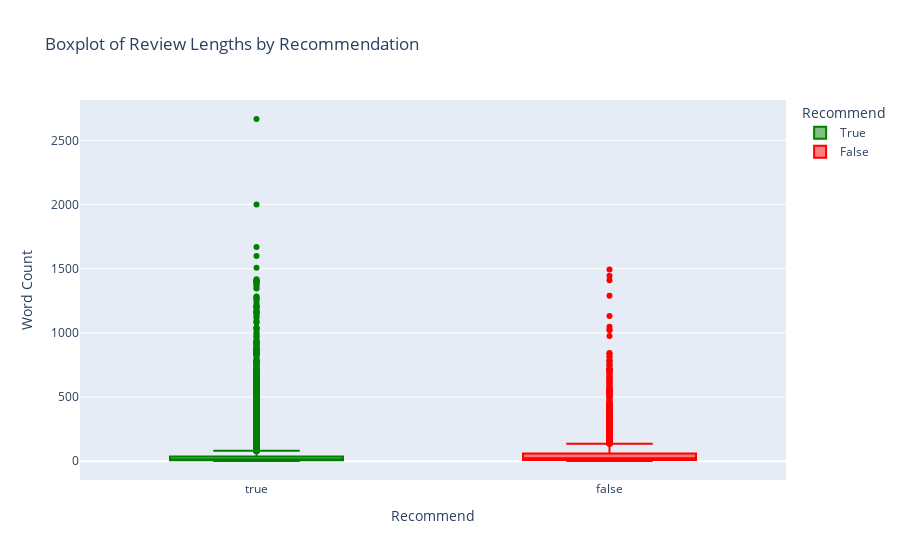

Notebook cell for this chart:
### Markdown cell above
#### Distribution of Recommendations

The first visualization shows that the majority of Steam reviews in our dataset are positive. Out of ~57,000 usable reviews, over 50,000 (≈88%) are marked as recommended, compared to the 12% that are negative.

This very large difference is consistent with known biases:

* Players are much more likely to recommend a game than not, following the trend of positivity biases for online ratings.  
* Any predictive model needs to account for class imbalance, because a naive model that always predicts “recommend” would already achieve high accuracy.

This means metrics like **balanced accuracy**, **precision/recall**, or **F1-score** will be more appropriate than raw accuracy.  
This plot also validates that our data cleaning worked, we do not see unexpected categories or missing values in the recommendation field.

### Code cell
# Boxplot of Review Lengths
fig3 = px.box(flat_reviews, x='recommend', y='review_length', color='recommend',
              title="Boxplot of Review Lengths by Recommendation",
              labels={'recommend': 'Recommend', 'review_length': 'Word Count'},
              color_discrete_map={True: 'green', False: 'red'})
fig3.show()

### Figure 1 — Plotly figure (JSON) as saved in the notebook; plotly's stock layout.template omitted (floating-point values rounded to 4 significant figures; data arrays with more than 128 entries replaced by an {"elided": "..."} marker saying what was removed)
{"data": [{"alignmentgroup": "True", "hovertemplate": "Recommend=%{x}<br>Word Count=%{y}<extra></extra>", "legendgroup": "True", "marker": {"color": "green"}, "name": "True", "notched": false, "offsetgroup": "True", "orientation": "v", "showlegend": true, "type": "box", "x": {"elided": "50738 bool values"}, "x0": " ", "xaxis": "x", "y": {"elided": "50738 int values"}, "y0": " ", "yaxis": "y"}, {"alignmentgroup": "True", "hovertemplate": "Recommend=%{x}<br>Word Count=%{y}<extra></extra>", "legendgroup": "False", "marker": {"color": "red"}, "name": "False", "notched": false, "offsetgroup": "False", "orientation": "v", "showlegend": true, "type": "box", "x": {"elided": "6669 bool values"}, "x0": " ", "xaxis": "x", "y": {"elided": "6669 int values"}, "y0": " ", "yaxis": "y"}], "layout": {"boxmode": "overlay", "legend": {"title": {"text": "Recommend"}, "tracegroupgap": 0}, "title": {"text": "Boxplot of Review Lengths by Recommendation"}, "xaxis": {"anchor": "y", "categoryarray": [true, false], "categoryorder": "array", "domain": [0, 1], "title": {"text": "Recommend"}}, "yaxis": {"anchor": "x", "domain": [0, 1], "title": {"text": "Word Count"}}}}
